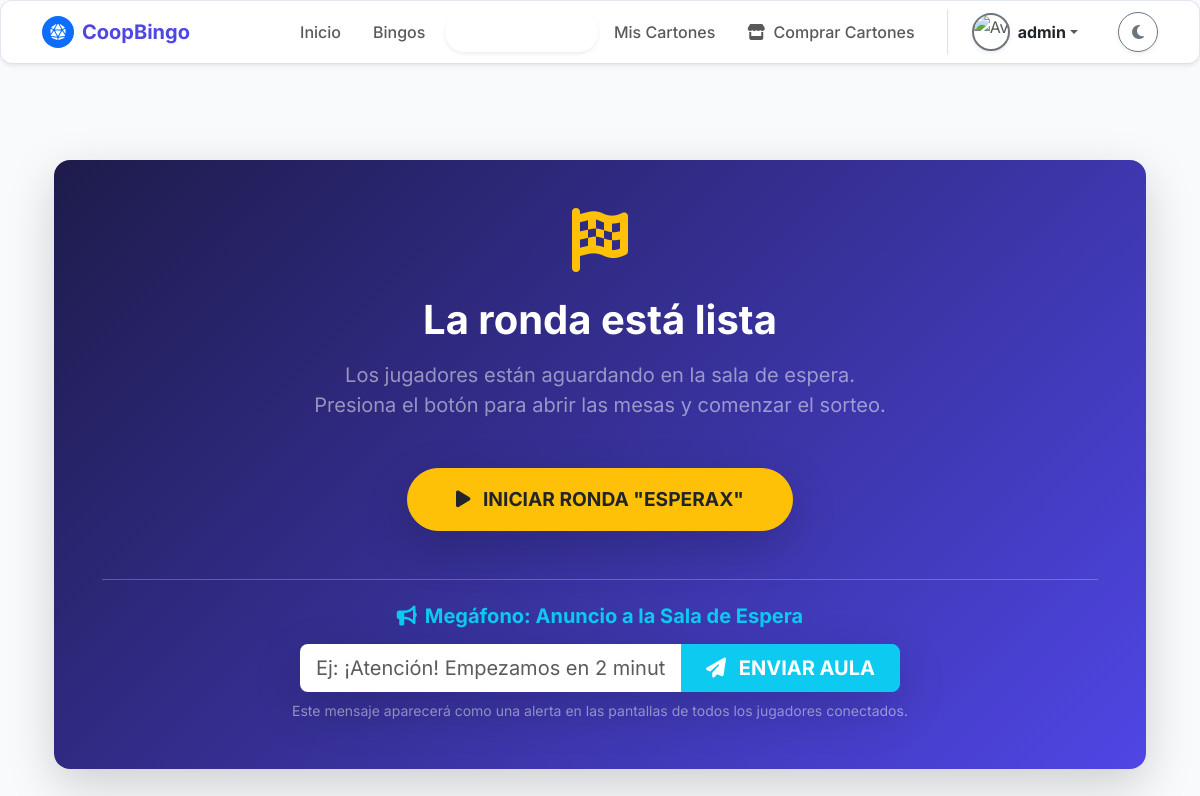
The page /juego/admin/tablero/5/ (signed in) on the database as committed earlier.
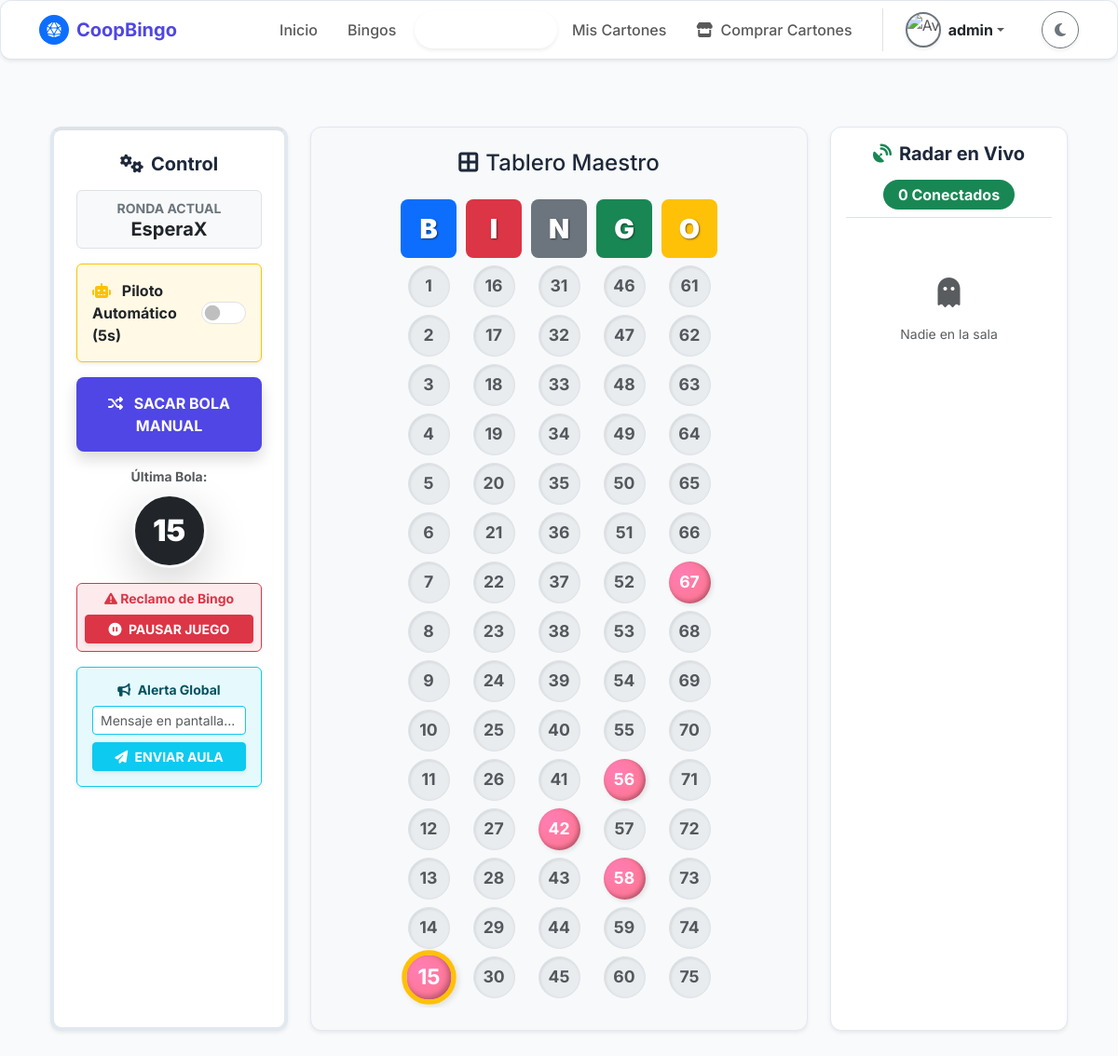
The same page on the database as committed later.
### bingo/models.py (models this page shows, shortened)
class PartidaBingo(models.Model):
    ESTADO_PARTIDA_CHOICES = [
        ('Programada', 'Programada'),
        ('En Juego', 'En Juego'),
        ('Verificando', 'Verificando'),
        ('Desempate', 'Desempate'),
        ('Finalizada', 'Finalizada'),
    ]
    idpartidabingo = models.AutoField(primary_key=True)
    idbingo = models.ForeignKey(
        'Bingo',
        on_delete=models.PROTECT,
        db_column='idbingo',
        verbose_name="Evento de Bingo"
    )
    idjugadororganador = models.ForeignKey(
        'Jugador',
        on_delete=models.SET_NULL,
        null=True,
        blank=True,
        db_column='idjugadororganador',
        verbose_name="Jugador Organizador / Ganador"
    )
    nombreronda = models.CharField(
        max_length=100,
        verbose_name="Nombre de la Ronda"
    )
    valorefectivo = models.DecimalField(
        max_digits=10,
        decimal_places=2,
        validators=[MinValueValidator(Decimal('0.00'))],
        verbose_name="Premio en Efectivo"
    )
    valorpremio = models.DecimalField(
        max_digits=10,
        decimal_places=2,
        default=Decimal('0.00'),
        validators=[MinValueValidator(Decimal('0.00'))],
        verbose_name="Premio en Efectivo (Alias)"
    )
    premiomaterial = models.CharField(
        max_length=150,
        verbose_name="Premio Material"
    )
    estadopartida = models.CharField(
        max_length=20,
        choices=ESTADO_PARTIDA_CHOICES,
        default='Programada',
        verbose_name="Estado de la Partida"
    )
    bolascantadas = models.TextField(
        default='',
        verbose_name="Historial de Bolas Cantadas"
    )
    ultimabola = models.IntegerField(
        default=0,
        verbose_name="Última Bola Cantada"
    )
    haydesempate = models.BooleanField(
        null=True,
        blank=True,
        verbose_name="¿Hubo Desempate?"
    )
    idbingadores = models.TextField(
        null=True,
        blank=True,
        verbose_name="IDs de los Ganadores"
    )
    bolamayordesempate = models.IntegerField(
        null=True,
        blank=True,
        verbose_name="Bola Mayor (Desempate)"
    )
    horainicio = models.DateTimeField(
        verbose_name="Hora de Inicio"
    )
    horainiciopartida = models.DateTimeField(
        null=True,
        blank=True,
        verbose_name="Hora de Inicio de la Partida"
    )
    modalidad_victoria = models.CharField(
        max_length=50,
        default='Tabla Llena',
        verbose_name="Modalidad de Victoria"
    )
    estadopremiomaterial = models.CharField(
        max_length=20,
        default='Ninguno',
        verbose_name="Estado del Premio Material"
    )
    sorteodesempate = models.JSONField(
        default=dict,
        blank=True,
        null=True,
        verbose_name="Sorteo de Desempate"
    )
    horafin = models.DateTimeField(
        null=True,
        blank=True,
        verbose_name="Hora de Finalización"
    )
    @property
    def valorpremio_alias(self):
        return self.valorpremio
    @property
    def valorpremio(self):
        if self.valorefectivo is not None:
            try:
                return Decimal(self.valorefectivo)
            except (TypeError, ValueError, InvalidOperation):
                return self.valorefectivo
        if hasattr(self, '_valorpremio') and self._valorpremio is not None:
            try:
                return Decimal(self._valorpremio)
            except (TypeError, ValueError, InvalidOperation):
                return self._valorpremio
        return Decimal('0.00')
    @valorpremio.setter
    def valorpremio(self, value):
        try:
            self.valorefectivo = Decimal(value)
        except (TypeError, ValueError, InvalidOperation):
            self.valorefectivo = value
        try:
            self._valorpremio = Decimal(value)
        except (TypeError, ValueError, InvalidOperation):
            self._valorpremio = value
    @property
    def horainiciopartida_alias(self):
        return self.horainiciopartida or self.horainicio
    class Meta:
        db_table = 'PartidaBingo'
        verbose_name = 'Partida de Bingo'
        verbose_name_plural = 'Partidas de Bingo'

### bingo/views.py (the view, shortened to what this page needs)
@login_required
def tablero_admin(request, id_partida):
    if not request.user.is_staff:
        messages.error(
            request, "Acceso denegado. Zona exclusiva de administración.")
        return redirect('inicio')
    partida = get_object_or_404(PartidaBingo, idpartidabingo=id_partida)
    bolas_str = (partida.bolascantadas or '').replace('B', '').replace(
        'I', '').replace('N', '').replace('G', '').replace('O', '')
    bolas_llamadas = [int(b.strip())
                      for b in bolas_str.split(',') if b.strip().isdigit()]
    tablero_maestro = {
        'B': {'rango': range(1, 16),  'color': 'primary'},
        'I': {'rango': range(16, 31), 'color': 'danger'},
        'N': {'rango': range(31, 46), 'color': 'secondary'},
        'G': {'rango': range(46, 61), 'color': 'success'},
        'O': {'rango': range(61, 76), 'color': 'warning'},
    }
    jugadores_en_sala = Jugador.objects.filter(
        sesionjuego__idpartida=partida,
        sesionjuego__estadosesion='Activa',
    ).distinct().order_by('aliasjugador')
    contexto = {
        'partida': partida,
        'bolas_llamadas': bolas_llamadas,
        'tablero_maestro': tablero_maestro,
        'jugadores_en_sala': jugadores_en_sala,
    }
    return render(request, 'partida/tablero_admin.html', contexto)

### bingo/templates/partida/tablero_admin.html (shortened to what the changed rows need)
{% extends 'comunes/base.html' %}
{% load static %}
{% block extra_css %}
<link rel="stylesheet" href="{% static 'css/animaciones.css' %}">
{% endblock %}
{% block content %}
{% if partida.estadopartida == 'Programada' %}
<div class="container mt-5">
    <div class="card shadow-lg border-0 rounded-4 mb-4" style="background: linear-gradient(135deg, #1E1B4B 0%, #4F46E5 100%);">
        <div class="card-body text-white text-center p-5">
            <div class="mb-4">
                <i class="fas fa-flag-checkered fa-4x text-warning"></i>
            </div>
            <h1 class="fw-bold mb-3">La ronda está lista</h1>
            <p class="fs-5 text-white-50 mb-5">
                Los jugadores están aguardando en la sala de espera.<br>
                Presiona el botón para abrir las mesas y comenzar el sorteo.
            </p>
            <form method="post" action="{% url 'tablero_admin' partida.idpartidabingo %}">
                <button type="submit" class="btn btn-warning btn-lg fw-bold px-5 py-3 shadow-lg rounded-pill text-dark" style="font-size: 1.2rem;">
                    <i class="fas fa-play me-2"></i> INICIAR RONDA "{{ partida.nombreronda|upper }}"
                </button>
            </form>
            <div class="mt-5 pt-4 border-top border-light border-opacity-25 animate__animated animate__fadeInUp">
                <h5 class="text-info fw-bold mb-3"><i class="fas fa-bullhorn me-2"></i>Megáfono: Anuncio a la Sala de Espera</h5>
                <div class="input-group input-group-lg w-75 mx-auto shadow-lg" style="max-width: 600px;">
                    <input type="text" id="admin-mensaje-input" class="form-control border-0" placeholder="Ej: ¡Atención! Empezamos en 2 minutos..." autocomplete="off">
                    <button class="btn btn-info text-white fw-bold px-4" type="button" onclick="enviarMensajeAdmin(event)">
                        <i class="fas fa-paper-plane me-2"></i> ENVIAR AULA
                    </button>
                </div>
                <small class="text-white-50 mt-2 d-block">Este mensaje aparecerá como una alerta en las pantallas de todos los jugadores conectados.</small>
            </div>
        </div>
    </div>
</div>
{% endif %}
{% if partida.estadopartida == 'En Juego' %}
<div class="container-fluid py-4">
    <div class="row g-4">
        <div class="col-lg-3">
            <div class="card-minimalista p-3 p-md-4 shadow-sm h-100 border-top border-indigo border-4">
                <h5 class="fw-bold mb-3 text-center"><i class="fas fa-cogs text-indigo me-2"></i>Control</h5>
                <div class="bg-body-tertiary p-2 rounded mb-3 text-center border">
                    <span class="d-block text-secondary small fw-bold text-uppercase">Ronda Actual</span>
                    <h5 class="fw-bold text-body mb-0 text-truncate">{{ partida.nombreronda }}</h5>
                </div>
                <div class="form-check form-switch bg-warning bg-opacity-10 border border-warning rounded p-3 mb-3 d-flex justify-content-between align-items-center shadow-sm">
                    <label class="form-check-label fw-bold text-body m-0" for="switchAutoDraw" style="cursor: pointer;">
                        <i class="fas fa-robot text-warning me-2"></i> Piloto Automático (5s)
                    </label>
                    <input class="form-check-input fs-4 m-0" type="checkbox" role="switch" id="switchAutoDraw" onchange="toggleAutoDraw(this)" style="cursor: pointer;">
                </div>
                <button id="btn-sacar-bola" class="btn btn-indigo w-100 fw-bold py-3 mb-3 shadow" onclick="sacarSiguienteBola()">
                    <i class="fas fa-random me-2"></i> SACAR BOLA MANUAL
                </button>
                <div class="text-center mb-3">
                    <span class="d-block text-muted small fw-bold mb-2">Última Bola:</span>
                    <div id="bola-gigante-pantalla" class="d-inline-flex justify-content-center align-items-center bg-dark text-white rounded-circle shadow-lg" style="width: 80px; height: 80px; font-size: 2rem; font-weight: 900; border: 3px solid #f8f9fa;">
                        {{ partida.ultimabola|default:"--" }}
                    </div>
                </div>
                <div class="card border-danger mt-auto">
                    <div class="card-body text-center bg-danger bg-opacity-10 rounded p-2">
                        <h6 class="fw-bold text-danger small mb-2"><i class="fas fa-exclamation-triangle"></i> Reclamo de Bingo</h6>
                        <form method="GET" action="{% url 'desempate_admin' id_partida=partida.idpartidabingo %}">
                            <button type="submit" class="btn btn-danger btn-sm w-100 fw-bold shadow-sm">
                                <i class="fas fa-pause-circle me-1"></i> PAUSAR JUEGO
                            </button>
                        </form>
                    </div>
                </div>
                <div class="card border-info mt-3 shadow-sm">
                    <div class="card-body text-center bg-info bg-opacity-10 rounded p-3">
                        <h6 class="fw-bold text-info-emphasis mb-2 small"><i class="fas fa-bullhorn me-1"></i> Alerta Global</h6>
                        <div class="input-group input-group-sm mb-2">
                            <input type="text" id="admin-mensaje-input-juego" class="form-control border-info" placeholder="Mensaje en pantalla..." autocomplete="off">
                        </div>
                        <button type="button" class="btn btn-info btn-sm w-100 fw-bold text-white shadow-sm" onclick="enviarMensajeAdmin(event)">
                            <i class="fas fa-paper-plane me-1"></i> ENVIAR AULA
                        </button>
                    </div>
                </div>
            </div>
        </div>
        <div class="col-lg-6">
            <div class="card-minimalista p-3 p-md-4 shadow-sm h-100 bg-body-tertiary">
                <h4 class="animate__animated animate__fadeInDown text-center mb-4"><i class="fas fa-border-all me-2"></i>Tablero Maestro</h4>
                <div class="master-board">
                    {% for letra, datos in tablero_maestro.items %}
                    <div class="master-col">
                        <div class="master-header
                            {% if letra == 'B' %}bg-primary{% elif letra == 'I' %}bg-danger{% elif letra == 'N' %}bg-secondary{% elif letra == 'G' %}bg-success{% else %}bg-warning{% endif %}">
                            {{ letra }}
                        </div>
                        {% for numero in datos.rango %}
                            {% if numero in bolas_llamadas %}
                                <div id="bola-maestra-{{ numero }}" class="ball ball-called {% if numero == partida.ultimabola %}ball-latest{% endif %}">
                                    {{ numero }}
                                </div>
                            {% else %}
                                <div id="bola-maestra-{{ numero }}" class="ball ball-pending">
                                    {{ numero }}
                                </div>
                            {% endif %}
                        {% endfor %}
                    </div>
                    {% endfor %}
                </div>
            </div>
        </div>
        <div class="col-lg-3">
            <div class="card-minimalista p-3 shadow-sm h-100 bg-body">
                <h5 class="fw-bold text-center mb-3"><i class="fas fa-satellite-dish text-success me-2"></i>Radar en Vivo</h5>
                <div class="text-center mb-3 pb-2 border-bottom">
                    <span class="badge bg-success px-3 py-2 rounded-pill fs-6"><span id="contador-conectados">{{ jugadores_en_sala.count|default:"0" }}</span> Conectados</span>
                </div>
                <div class="flex-grow-1 overflow-auto" style="max-height: 60vh;">
                    <div class="list-group list-group-flush" id="lista-jugadores-conectados" role="list">
                        {% for j in jugadores_en_sala %}
                        <div class="list-group-item bg-transparent text-body d-flex align-items-center py-2 px-1 border-0 border-bottom border-light" role="listitem">
                            <div class="text-white rounded-circle d-flex justify-content-center align-items-center me-2 flex-shrink-0"
                                 style="width: 30px; height: 30px; font-weight: bold; background-color: #4F46E5; font-size: 0.85rem;">
                                {{ j.aliasjugador|slice:":1"|upper }}
                            </div>
                            <span class="fw-bold text-truncate" style="font-size: 0.9rem;">{{ j.aliasjugador }}</span>
                        </div>
                        {% empty %}
                        <div class="list-group-item bg-transparent border-0 text-center text-body-secondary py-5" role="listitem">
                            <i class="fas fa-ghost fs-2 mb-3 text-muted d-block" aria-hidden="true"></i>
                            <small>Nadie en la sala</small>
                        </div>
                        {% endfor %}
                    </div>
                </div>
            </div>
        </div>
    </div>
</div>
{% endif %}
{% endblock %}

Rows that differ between the two databases and show on the page:
changed PartidaBingo: estadopartida "Programada" → "En Juego" (drawn); ultimabola (not shown) → "15"; nombreronda "ESPERAX" → "EsperaX"
Other text that changed with them:
form field value: (not shown) → "☐"
{{ jugadores_en_sala.count|default:"0" }}: (not shown) → "0"
text no longer shown: "La ronda está lista Los jugadores están aguardando en la sala de espera. Presiona el botón para abrir las mesas y comenzar el sorteo. INICIAR RONDA \" \" Megáfono: Anuncio a la Sala de Espera Este mensaje aparecerá como una alerta en las pantallas de todos los jugadores conectados."
text now shown: "Control RONDA ACTUAL Piloto Automático (5s) SACAR BOLA MANUAL Última Bola: Reclamo de Bingo PAUSAR JUEGO Alerta Global Tablero Maestro Radar en Vivo Conectados Nadie en la sala"
new list line: "B 1 2 3 4 5 6 7 8 9 10 11 12 13 14 15"
new list line: "I 16 17 18 19 20 21 22 23 24 25 26 27 28 29 30"
new list line: "N 31 32 33 34 35 36 37 38 39 40 41 42 43 44 45"
new list line: "G 46 47 48 49 50 51 52 53 54 55 56 57 58 59 60"
new list line: "O 61 62 63 64 65 66 67 68 69 70 71 72 73 74 75"
